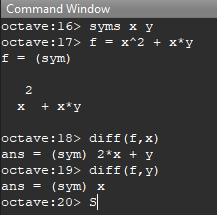
#> input picture Database/learnopencv/images/3.jpg, 217 x 215 px, given in place of 2.jpg, which was not available
$ python 33_template_matching.py
#> lines starting #> are read from the running program, lines starting #| are printed output that depends on the picture; pictures that were not available may be replaced by others from this repository, and a replacement may not be noted
'''
template matching of an image within another image
'''
import cv2
import numpy as np

img = cv2.imread("images/2.jpg")
#> img is the input picture: shape (215, 217, 3); mean B, G, R 61.7, 61.8, 61.7
img = cv2.cvtColor(img,cv2.COLOR_BGR2GRAY)
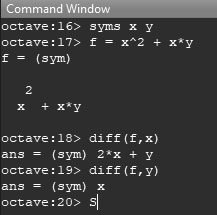
#> img: shape (215, 217); min 30, max 255, mean 61.8

temp = cv2.imread("images/6.jpg")
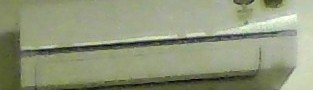
#> input picture Database/learnopencv/images/6.jpg, 313 x 90 px, found by its file name
#> temp is the input picture: shape (90, 313, 3); mean B, G, R 122.3, 150.4, 143.9
temp = cv2.cvtColor(temp,cv2.COLOR_BGR2GRAY)
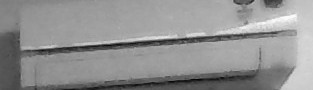
#> temp: shape (90, 313); min 4, max 252, mean 145.2

w,h = temp.shape[1],temp.shape[0]
#> w = 313; h = 90
#> (the run stopped early here; a loop or call above may not have finished)
